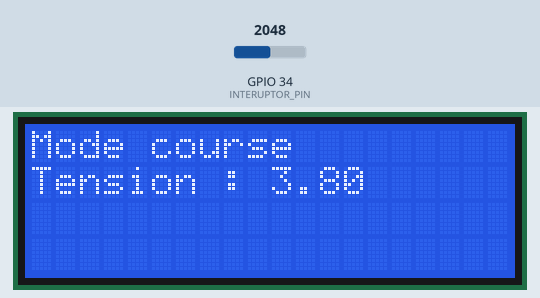
Simulated run of this sketch. Board: ESP32. Shown: 20×4 character LCD. Inputs (shaded band) come from the test bench; at power-on: GPIO 34 (INTERUPTOR_PIN) = 2048. What the sketch prints to the serial monitor is not drawn.

Above: at 1.2 s.
1.3 s: GPIO 34 (INTERUPTOR_PIN) set to 0
At 2.1 s:
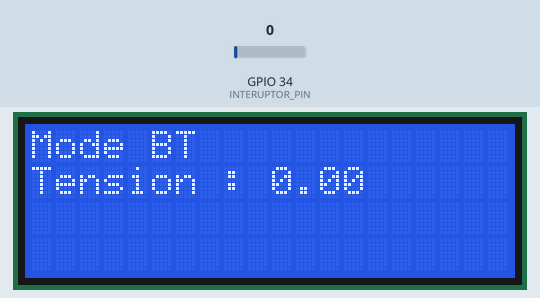
3.1 s: GPIO 34 (INTERUPTOR_PIN) set to 2047
At 3.8 s:
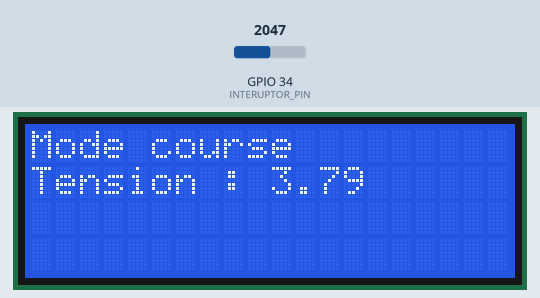
4.7 s: GPIO 34 (INTERUPTOR_PIN) set to 2866
At 5.3 s:
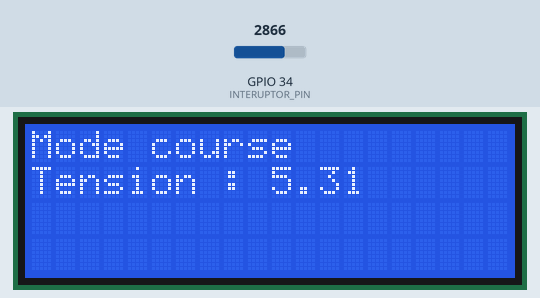
Timing chart, 0 to 7.7 s (numbered marks = the images above; inputs shaded):
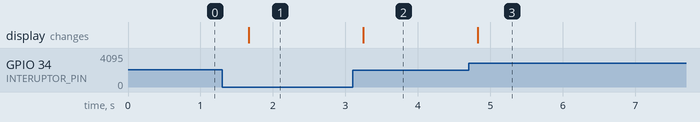

Measured:
- after the input at 1.3 s, the display: changes after 0.37 s (image 1)
- after the input at 3.1 s, the display: changes after 0.15 s (image 2)
- after the input at 4.7 s, the display: changes after 0.12 s (image 3)

The sketch:

Bat_Read.ino
```cpp
// GPIO 21 : SDA
// GPIO 22 : SCL
#include <LiquidCrystal_I2C.h>
// Définition des constantes
#define INTERUPTOR_PIN 34  // Utiliser le numéro de broche approprié pour votre ESP32
#define VOLTAGE_DIVIDER_FACTOR 2.3 // Facteur de multiplication de la tension pour retrouver la tension avant le pont diviseur
#define BATTERY_LOW_THRESHOLD 3.6 // Limite minimale de tension pour préserver la batterie
// Initialisation de l'écran LCD
LiquidCrystal_I2C lcd(0x27, 20, 4);  // Configuration de l'adresse de l'écran à 0x27 pour un affichage 16 caractères sur 2 lignes
// Fonction pour lire le niveau de la batterie
float readBattLevel() {
  int sensorValue = analogRead(INTERUPTOR_PIN);  // Lecture de la tension analogique
  float voltage = (sensorValue * (3.3 / 4095) * VOLTAGE_DIVIDER_FACTOR);  // Conversion de la valeur analogique en tension
  return voltage;
}
// Configuration initiale
void setup() {
  Serial.begin(115200);  // Initialisation de la communication série
  lcd.init();  // Initialisation de l'écran LCD
  lcd.clear();  // Effacement de l'écran LCD
  lcd.backlight();  // Activation du rétroéclairage de l'écran LCD
}
// Boucle principale
void loop() {
  float voltage = readBattLevel();  // Lecture de la tension de la batterie
  if (voltage > 0) {  // Si la batterie a de la tension
    Serial.println("Mode course");  // Affichage du mode dans la console série
    lcd.setCursor(0, 0);  // Positionnement du curseur à la première ligne, premier caractère
    lcd.print("Mode course");  // Affichage du mode sur l'écran LCD
    if (voltage < BATTERY_LOW_THRESHOLD) {  // Si la tension de la batterie est inférieure au seuil de préservation de la batterie
      // Mettre l'ESP32 en veille profonde si la tension est trop faible pour acquérir des données
      //lcd.clear();  // Effacement de l'écran LCD
      //lcd.print("Sleep");  // Affichage de "Sleep" sur l'écran LCD
      esp_deep_sleep_start();  // Mise en veille profonde de l'ESP32
    }
  } else {  // Sinon (si la tension de la batterie est inférieure ou égale à 0.5V)
    Serial.println("Mode BT");  // Affichage du mode dans la console série
    lcd.setCursor(0, 0);  // Positionnement du curseur à la première ligne, premier caractère
    lcd.print("Mode BT     ");  // Affichage du mode sur l'écran LCD
  }
  // Affichage de la tension de la batterie dans la console série
  Serial.print("Tension : ");
  Serial.println(voltage);
  // Affichage de la tension de la batterie sur l'écran LCD
  lcd.setCursor(0, 1);  // Positionnement du curseur à la deuxième ligne, premier caractère
  lcd.print("Tension : ");
  lcd.setCursor(10, 1);  // Positionnement du curseur à la deuxième ligne, onzième caractère
  lcd.print(voltage); // Affichage de la tension
  delay(500);  // Attente de 500 millisecondes avant la prochaine lecture de la tension de la batterie
}
```
